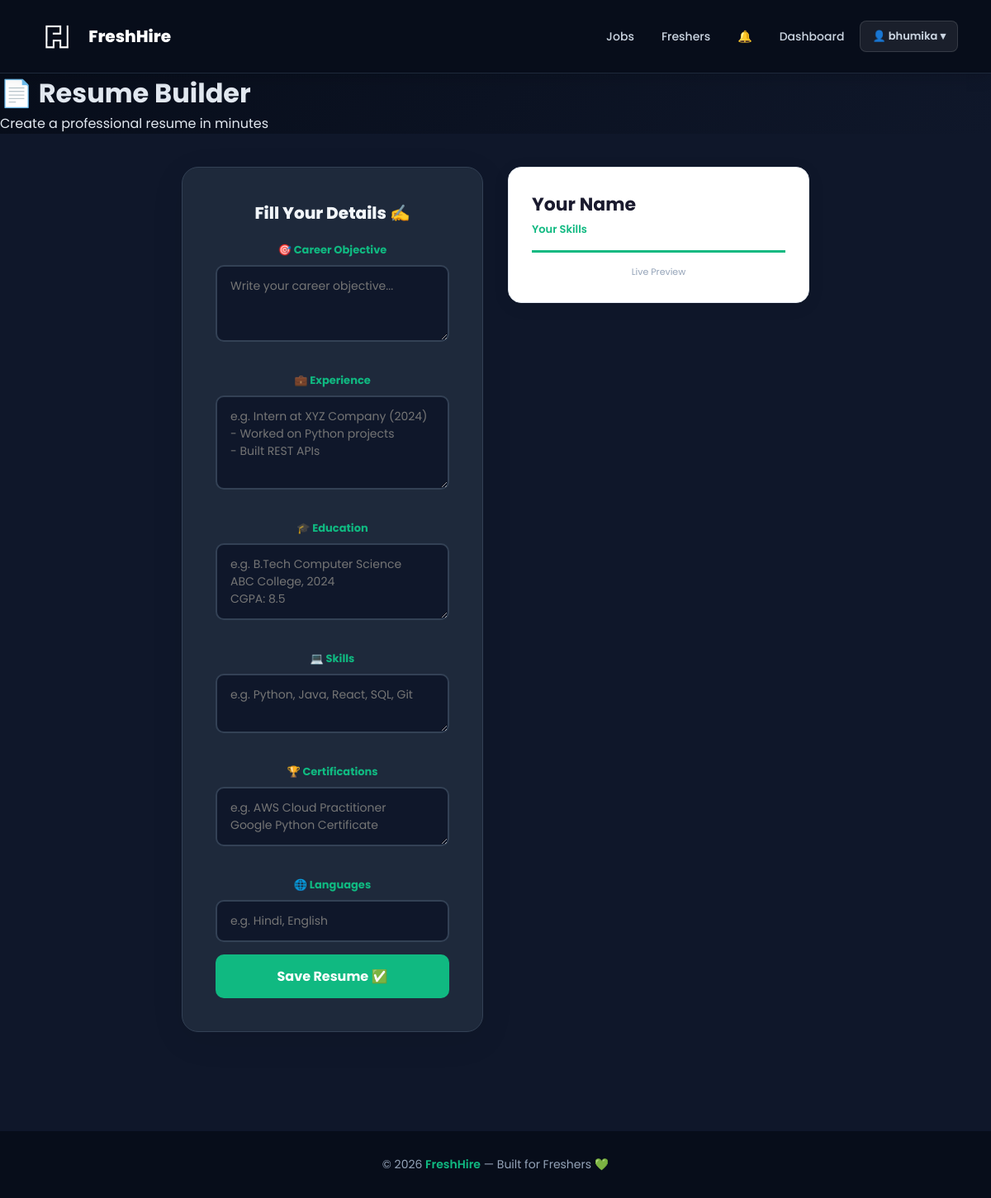
/resume-builder (signed in), run on an earlier commit of the app's database.
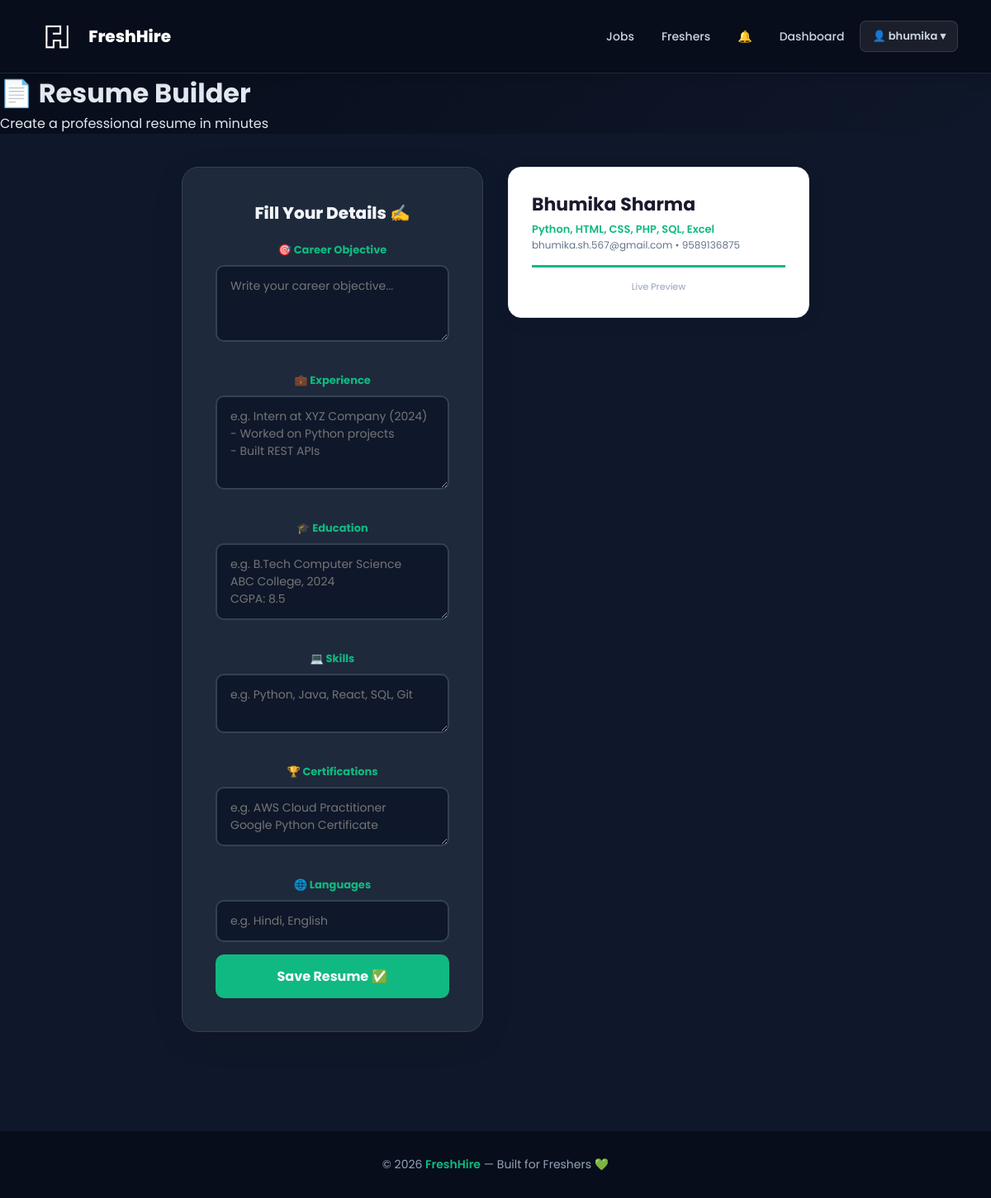
And on a later commit of the database.
### tables this page shows
CREATE TABLE profiles (
    id            INTEGER PRIMARY KEY AUTOINCREMENT,
    user_id       INTEGER,
    name          TEXT,
    email         TEXT,
    phone         TEXT,
    city          TEXT,
    bio           TEXT,
    college       TEXT,
    degree        TEXT,
    primary_skill TEXT,
    project_title TEXT,
    project_desc  TEXT,
    project_link  TEXT
, resume TEXT, photo TEXT);

### app.py (the view, shortened to what this page needs)
@app.route("/resume-builder", methods=["GET", "POST"])
def resume_builder():
    if "user_id" not in session:
        flash("Please login first!", "error")
        return redirect(url_for("login"))
    conn = get_db()
    existing = conn.execute("SELECT * FROM resume_builder WHERE user_id=?", (session["user_id"],)).fetchone()
    profile  = conn.execute("SELECT * FROM profiles WHERE user_id=?", (session["user_id"],)).fetchone()
    conn.close()
    return render_template("resume_builder.html", resume=existing, profile=profile)

### app.py (called while the page is built)
def get_db():
    conn = sqlite3.connect("freshhire.db")
    conn.row_factory = sqlite3.Row
    return conn

@app.context_processor
def inject_globals():
    notif_count = 0
    if "user_id" in session:
        try:
            conn = get_db()
            notif_count = conn.execute(
                "SELECT COUNT(*) FROM notifications WHERE user_id=? AND is_read=0",
                (session["user_id"],)
            ).fetchone()[0]
            conn.close()
        except:
            pass
    return {"notif_count": notif_count}

### templates/resume_builder.html (shortened to what the changed rows need)
<!DOCTYPE html>
<html>
<head>
    <link rel="stylesheet" href="/static/style.css">
</head>
<body>
<div class="page-banner">
    <h1>📄 Resume Builder</h1>
</div>
<div style="max-width:800px; margin:40px auto; padding:0 20px 60px;">
    <div style="display:grid; grid-template-columns:1fr 1fr; gap:30px;">
        <div class="form-container" style="margin:0;">
            <h2 style="font-size:20px; margin-bottom:20px;">Fill Your Details ✍️</h2>
        </div>
        <div id="preview" style="background:white; border-radius:16px; padding:28px; border:1px solid #e2e8f0; box-shadow:0 4px 20px rgba(0,0,0,0.08); position:sticky; top:80px; height:fit-content;">
            <div style="border-bottom:3px solid #10b981; padding-bottom:15px; margin-bottom:15px;">
                <h2 id="prev-name" style="color:#1a1a2e; font-size:22px; margin-bottom:4px;">{{ profile.name if profile else 'Your Name' }}</h2>
                <p id="prev-skill" style="color:#10b981; font-size:13px; font-weight:600;">{{ profile.primary_skill if profile else 'Your Skills' }}</p>
                <p style="color:#64748b; font-size:12px;">{{ profile.email if profile else '' }} {% if profile and profile.phone %}• {{ profile.phone }}{% endif %}</p>
            </div>
        </div>
    </div>
</div>
</body>
</html>

What changed in the data, as far as the page shows it:
added profiles: name "Bhumika Sharma", primary_skill "Python, HTML, CSS, PHP, SQL, Excel", email "bhumika.sh.567@gmail.com", phone "9589136875"
Also different on the page:
{{ profile.name if profile else 'Your Name' }}: "Your Name" → (not shown)
{{ profile.primary_skill if profile else 'Your Skills' }}: "Your Skills" → (not shown)
